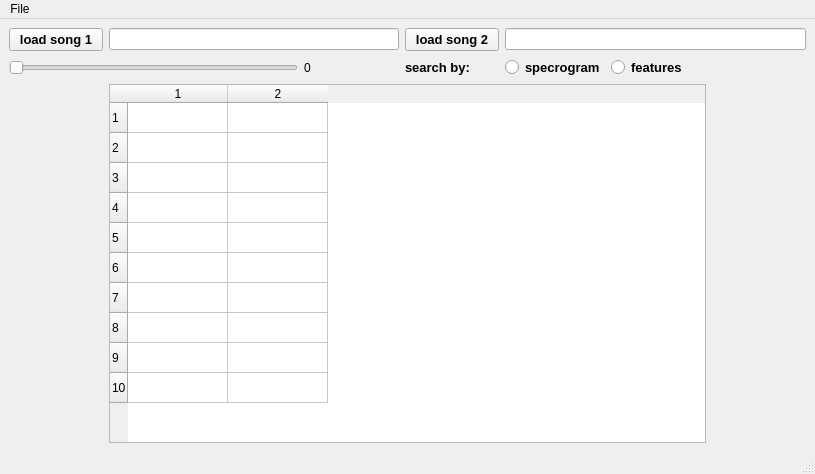
<?xml version="1.0" encoding="UTF-8"?>
<ui version="4.0">
 <class>MainWindow</class>
 <widget class="QMainWindow" name="MainWindow">
  <property name="geometry">
   <rect>
    <x>0</x>
    <y>0</y>
    <width>815</width>
    <height>474</height>
   </rect>
  </property>
  <property name="windowTitle">
   <string>MainWindow</string>
  </property>
  <widget class="QWidget" name="centralwidget">
   <layout class="QGridLayout" name="gridLayout">
    <item row="0" column="0">
     <widget class="QPushButton" name="pushButton">
      <property name="font">
       <font>
        <pointsize>10</pointsize>
        <weight>75</weight>
        <bold>true</bold>
       </font>
      </property>
      <property name="text">
       <string>load song 1</string>
      </property>
     </widget>
    </item>
    <item row="0" column="1" colspan="3">
     <widget class="QLineEdit" name="lineEdit"/>
    </item>
    <item row="1" column="3">
     <widget class="QLabel" name="label">
      <property name="text">
       <string>0</string>
      </property>
     </widget>
    </item>
    <item row="1" column="6" colspan="2">
     <widget class="QRadioButton" name="feature_radiobtn">
      <property name="font">
       <font>
        <pointsize>10</pointsize>
        <weight>75</weight>
        <bold>true</bold>
       </font>
      </property>
      <property name="text">
       <string>features</string>
      </property>
     </widget>
    </item>
    <item row="1" column="5">
     <widget class="QRadioButton" name="hash_radiobtn">
      <property name="font">
       <font>
        <pointsize>10</pointsize>
        <weight>75</weight>
        <bold>true</bold>
       </font>
      </property>
      <property name="text">
       <string>specrogram</string>
      </property>
     </widget>
    </item>
    <item row="1" column="4">
     <widget class="QLabel" name="label_2">
      <property name="font">
       <font>
        <pointsize>10</pointsize>
        <weight>75</weight>
        <bold>true</bold>
       </font>
      </property>
      <property name="text">
       <string>search by:</string>
      </property>
     </widget>
    </item>
    <item row="1" column="0" colspan="3">
     <widget class="QSlider" name="horizontalSlider">
      <property name="orientation">
       <enum>Qt::Horizontal</enum>
      </property>
     </widget>
    </item>
    <item row="0" column="4">
     <widget class="QPushButton" name="pushButton_2">
      <property name="font">
       <font>
        <pointsize>10</pointsize>
        <weight>75</weight>
        <bold>true</bold>
       </font>
      </property>
      <property name="text">
       <string>load song 2</string>
      </property>
     </widget>
    </item>
    <item row="0" column="5" colspan="3">
     <widget class="QLineEdit" name="lineEdit_2"/>
    </item>
    <item row="2" column="1" colspan="6">
     <widget class="QTableWidget" name="tableWidget">
      <property name="sizeAdjustPolicy">
       <enum>QAbstractScrollArea::AdjustToContents</enum>
      </property>
      <property name="rowCount">
       <number>10</number>
      </property>
      <property name="columnCount">
       <number>2</number>
      </property>
      <row/>
      <row/>
      <row/>
      <row/>
      <row/>
      <row/>
      <row/>
      <row/>
      <row/>
      <row/>
      <column/>
      <column/>
     </widget>
    </item>
   </layout>
  </widget>
  <widget class="QMenuBar" name="menubar">
   <property name="geometry">
    <rect>
     <x>0</x>
     <y>0</y>
     <width>815</width>
     <height>21</height>
    </rect>
   </property>
   <widget class="QMenu" name="menuFile">
    <property name="title">
     <string>File</string>
    </property>
    <addaction name="actionOpen"/>
   </widget>
   <addaction name="menuFile"/>
  </widget>
  <widget class="QStatusBar" name="statusbar"/>
  <action name="actionOpen">
   <property name="text">
    <string>Open...</string>
   </property>
  </action>
 </widget>
 <resources/>
 <connections>
  <connection>
   <sender>horizontalSlider</sender>
   <signal>valueChanged(int)</signal>
   <receiver>label</receiver>
   <slot>setNum(int)</slot>
   <hints>
    <hint type="sourcelabel">
     <x>163</x>
     <y>70</y>
    </hint>
    <hint type="destinationlabel">
     <x>375</x>
     <y>70</y>
    </hint>
   </hints>
  </connection>
  <connection>
   <sender>pushButton</sender>
   <signal>clicked()</signal>
   <receiver>MainWindow</receiver>
   <slot>comparison()</slot>
   <hints>
    <hint type="sourcelabel">
     <x>59</x>
     <y>41</y>
    </hint>
    <hint type="destinationlabel">
     <x>431</x>
     <y>270</y>
    </hint>
   </hints>
  </connection>
  <connection>
   <sender>pushButton_2</sender>
   <signal>clicked()</signal>
   <receiver>MainWindow</receiver>
   <slot>load()</slot>
   <hints>
    <hint type="sourcelabel">
     <x>482</x>
     <y>41</y>
    </hint>
    <hint type="destinationlabel">
     <x>431</x>
     <y>270</y>
    </hint>
   </hints>
  </connection>
  <connection>
   <sender>hash_radiobtn</sender>
   <signal>clicked()</signal>
   <receiver>MainWindow</receiver>
   <slot>comparison()</slot>
   <hints>
    <hint type="sourcelabel">
     <x>697</x>
     <y>70</y>
    </hint>
    <hint type="destinationlabel">
     <x>431</x>
     <y>270</y>
    </hint>
   </hints>
  </connection>
  <connection>
   <sender>feature_radiobtn</sender>
   <signal>clicked()</signal>
   <receiver>MainWindow</receiver>
   <slot>comparison()</slot>
   <hints>
    <hint type="sourcelabel">
     <x>804</x>
     <y>70</y>
    </hint>
    <hint type="destinationlabel">
     <x>431</x>
     <y>270</y>
    </hint>
   </hints>
  </connection>
 </connections>
 <slots>
  <slot>load()</slot>
  <slot>comparison()</slot>
 </slots>
</ui>
